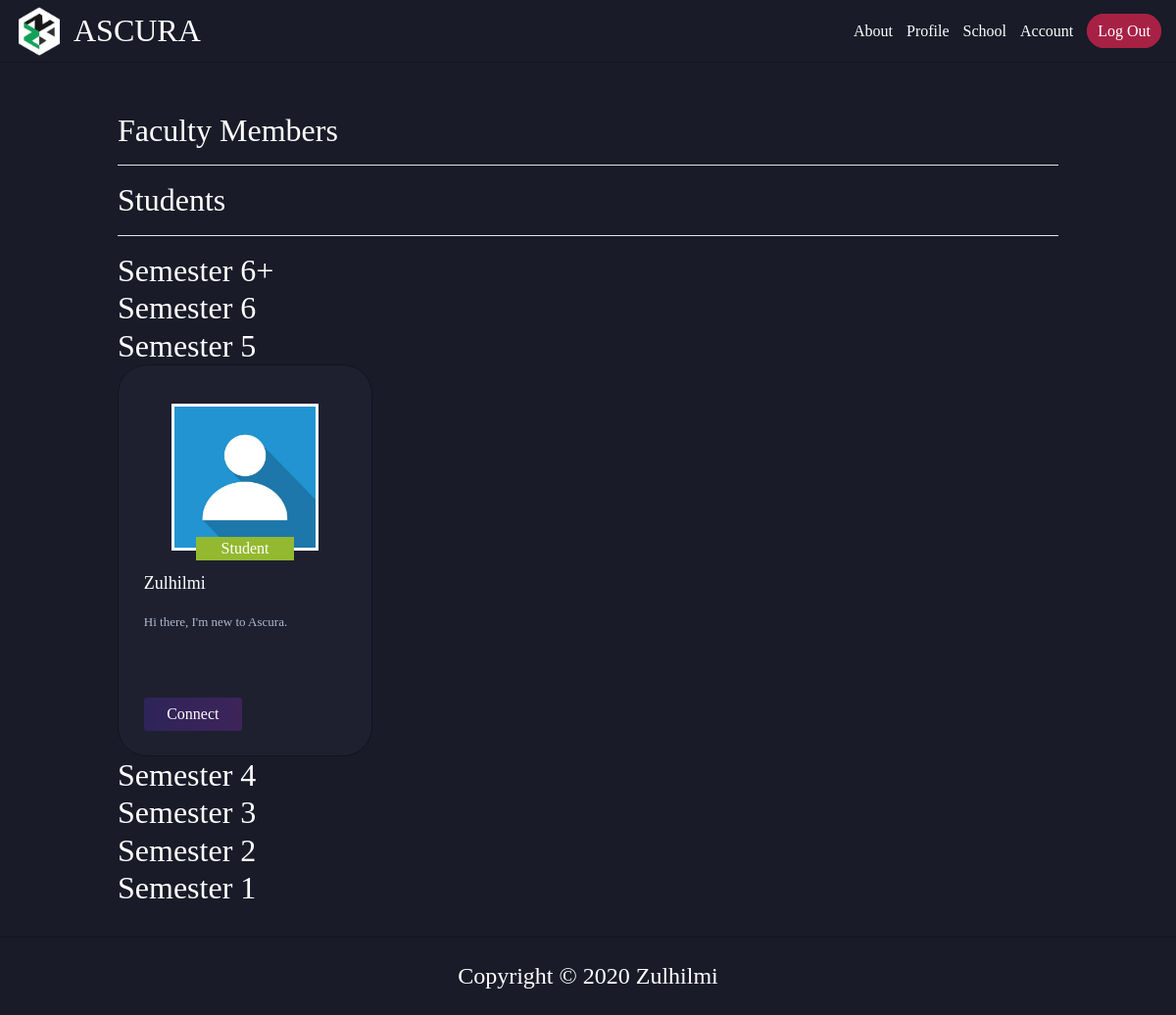
The page /scet/members (signed in) on the database as committed earlier.
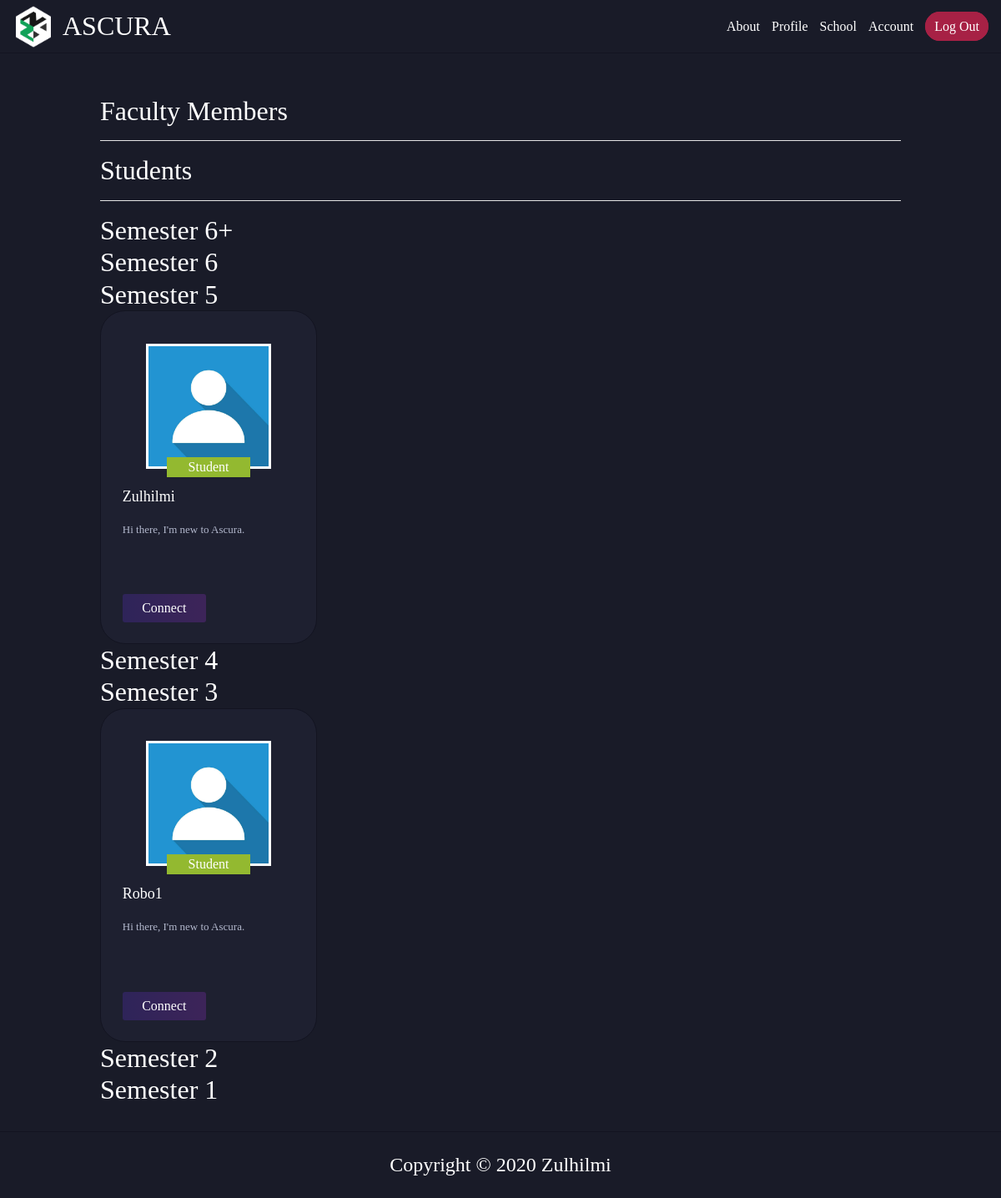
The same page on the database as committed later.
### ascura/models.py (models this page shows, shortened)
class User(db.Model, UserMixin):
    id = db.Column(db.Integer, primary_key=True)
    first_name = db.Column(db.String(30), nullable=False)
    last_name = db.Column(db.String(30), nullable=False)
    username = db.Column(db.String(14), unique=True, nullable=False)
    email = db.Column(db.String(120), unique=True, nullable=False)
    password = db.Column(db.String(60), nullable=False)
    image_file = db.Column(db.String(20), nullable=False, default='default.jpg')
    short_desc = db.Column(db.String(70), nullable=False, default="Hi there, I'm new to Ascura.")
    long_desc = db.Column(db.Text, nullable=False, default="No information given")
    interests = db.Column(db.String(100), nullable=False, default="This user has not specified any interests.")
    school_id = db.Column(db.Integer, db.ForeignKey('school.id'), nullable=False)
    course_id = db.Column(db.Integer, db.ForeignKey('course.id'), nullable=True) # Faculty members don't need this
    semester = db.Column(db.String(2), nullable=True) # Faculty members don't need this
    role_id = db.Column(db.Integer, db.ForeignKey('role.id'), nullable=False, default=1) # Default student role
    u_type = db.Column(db.Integer, db.ForeignKey('usertype.id'), nullable=False, default=3) # Default user type normal
    posts = db.relationship('Post', backref='author', lazy=True)
    comments = db.relationship('Comment', backref='author', lazy=True)

class Role(db.Model):
    id = db.Column(db.Integer, primary_key=True)
    role_name = db.Column(db.String(20), nullable=False, unique=True)
    student_role = db.relationship("User", backref='role', lazy=True)

### ascura/routes.py (the view)
@app.route("/<string:school>/members", methods=['GET'])
@login_required
def school_s_list(school):
    school_id = get_school_id(school)
    members = User.query.filter_by(school_id=school_id).all()
    return render_template('members_list.html', members=members)

### ascura/models.py (called while the page is built)
@login_manager.user_loader
def load_user(user_id):
    return User.query.get(user_id)

### ascura/routes.py (called while the page is built)
def get_school_id(school):
    if school == 'scet':
        school_id = 1
    elif school == 'smart':
        school_id = 2
    elif school == 'sbm':
        school_id = 3
    elif school == 'shtm':
        school_id = 4
    elif school == 'saat':
        school_id = 5
    elif school == 'sss':
        school_id = 6
    return school_id

### ascura/templates/members_list.html (shortened to what this page needs)
{% extends 'layout.html' %}
{% block body %}
    <div id="main-container">
        <div id="p-wrapper">
            <h1 class="m-section m-section-out">Faculty Members</h1>
            <hr>
            <h1 class="m-section m-section-out">Students</h1>
            <hr>
            <div id="profiles">
                {% for sem_num in range(7, 0, -1) %}
                    {% if sem_num == 7 %}
                        <h1 class="m-section">Semester 6+</h1>
                    {% else %}
                        <h1 class="m-section">Semester {{ sem_num }}</h1>
                    {% endif %}
                    <div class="profile-row">
                        {% for member in members %}
                            {% if member.semester|int == sem_num %}
                                <div class="profile-container">
                                    <div class="top-container">
                                        <div class="profile-pic">
                                            <img src="{{ url_for('static', filename='images/profile_pics/' + member.image_file) }}" alt="Profile picture">
                                            <div class="school-role">
                                                <span>{{ member.role.role_name }}</span>
                                            </div>
                                        </div>
                                    </div>
                                    <div class="mid-container">
                                        <p class="user-name">{{ member.first_name }}</p>
                                        <p class="short-desc">{{ member.short_desc }}</p>
                                    </div>
                                    <div class="bottom-container">
                                        <button class="connect">Connect</button>
                                    </div>
                                </div>
                            {% endif %}
                        {% endfor %}
                    </div>
                {% endfor %}
            </div>
        </div>
    </div>
{% endblock body %}

### ascura/templates/layout.html (shortened to what this page needs)
<!DOCTYPE html>
<html lang="en">
<head>
    <link rel="stylesheet" href="https://stackpath.bootstrapcdn.com/bootstrap/4.4.1/css/bootstrap.min.css">
    <link rel="stylesheet" href="{{ url_for('static', filename='css/main.css') }}">
    <link rel="stylesheet" href="{{ url_for('static', filename='css/form.css') }}">
    <link rel="stylesheet" href="{{ url_for('static', filename='css/profile.css') }}">
</head>
<body>
    {% include './includes/_navbar.html' %}
    <div id="push-view">
        {% block body %}
        {% endblock %}
    </div>
    {% include './includes/_footer.html' %}
</body>
</html>

### ascura/templates/includes/_navbar.html
<div id="header">
    <div id="left-h-content">
        <img src="{{ url_for('static', filename='images/Ascura Icon.png') }}" alt="">
        <div id="logo">
            <a href="{{ url_for('home') }}"><h1>ASCURA</h1></a>
        </div>
    </div>
    <div id="right-h-content">
        <div id="main-nav-links">
            <div>
                <a href="{{ url_for('about') }}">About</a>
            </div>
            {% if current_user.is_authenticated %}
            <div>
                <a href="{{ url_for('user_page', username=current_user.username) }}">Profile</a>
            </div>
            <div>
                <a href="{{ url_for('school_page', school=current_user.school.school_name|lower) }}">School</a>
            </div>
            <div>
                <a href="{{ url_for('account') }}">Account</a>
            </div>
            {% endif %}
        </div>
        <div id="login-register">
            {% if current_user.is_authenticated %}
                <a id="logre-link" href="{{ url_for('logout') }}">Log Out</a>
            {% else %}
                <a id="logre-link" href="{{ url_for('login') }}">Sign In</a>
            {% endif %}
        </div>
    </div>
</div>

### ascura/templates/includes/_footer.html
<div id="footer">
    <h4>Copyright © 2020 Zulhilmi</h4>
</div>

### ascura/static/css/main.css (style rules this page uses)
.h1, h1 { font-size: revert; }
.h1, .h2, .h3, .h4, .h5, .h6, h1, h2, h3, h4, h5, h6 { margin-bottom: initial; }
a { text-decoration: none; color: #fff; }
#push-view { min-height: calc(100vh - 61.833px - 77.3px); }
body { background-color: #191b28; font-family: Proxima-Bold; }
#header { padding: 10px 15px; background-color: #191b28; display: flex; overflow: hidden; justify-content: space-between; height: 8vh; border-bottom: 1px solid rgb(19, 20, 33); }
#main-container { margin-bottom: 20px; }
#logre-link { font-family: Proxima-Bold; margin: 0; color: #fff; border-color: #a72145; border-width: 1px; border-style: solid; border-radius: 20px; width: fit-content; padding: 8px 10px; background-color: #a72145; }
#left-h-content { display: flex; justify-content: space-between; width: max-content; align-items: center; }
#left-h-content > img { height: 50px; }
#left-h-content > div { margin-left: 10px; }
#right-h-content { width: max-content; display: flex; justify-content: space-between; align-items: center; }
#main-nav-links { display: flex; align-items: center; justify-content: space-between; }
#main-nav-links > div { margin-right: 14px; }
#footer { width: 100%; background-color: #191b28; height: 10vh; text-align: center; align-items: center; display: flex; justify-content: center; border-top: 1px solid rgb(19, 20, 33); margin-top: 30px; }
#footer > h4 { color: #fff; }

### ascura/static/css/profile.css (style rules this page uses)
#p-wrapper { width: 80%; margin-left: auto; margin-right: auto; margin-top: 50px; }
#p-wrapper > hr { background-color: #fff; }
.profile-row { width: 100%; display: grid; grid-template-columns: repeat(5, 1fr); grid-gap: 1rem; }
.profile-container { height: 400px; width: 260px; background-color: rgb(30, 32, 48); border-radius: 30px; position: relative; border: 1px solid rgb(19, 20, 33); }
.profile-pic { display: flex; justify-content: space-around; padding-top: 15%; position: relative; }
.profile-pic > img { width: 150px; height: 150px; border: 3px solid #fff; }
.school-role { position: absolute; bottom: -10px; width: 100px; color: #fff; font-size: 12pt; background-color: #93b930; text-align: center; }
.mid-container { margin: 20px 10% 10px; font-family: Proxima-Regular; }
.user-name { color: #fff; font-size: 18px; }
.short-desc { color: #b3b8cd; font-size: 13px; margin-top: 10px; }
.bottom-container { position: absolute; bottom: 25px; margin-left: 10%; margin-right: 10%; display: flex; justify-content: space-between; width: 80%; }
.bottom-container > button { padding: 5px; border: none; border-radius: 3px; }
button.connect { background-image: linear-gradient(to right, #2e2459, #3d2459); color: #fff; cursor: pointer; width: 100px; }
.m-section { color: #fff; }
.m-section-out { color: #fff; }

Rows that differ between the two databases and show on the page:
added User: image_file (placeholder picture), role.role_name "Student", first_name "Robo1", short_desc "Hi there, I'm new to Ascura.", shown under "3"
